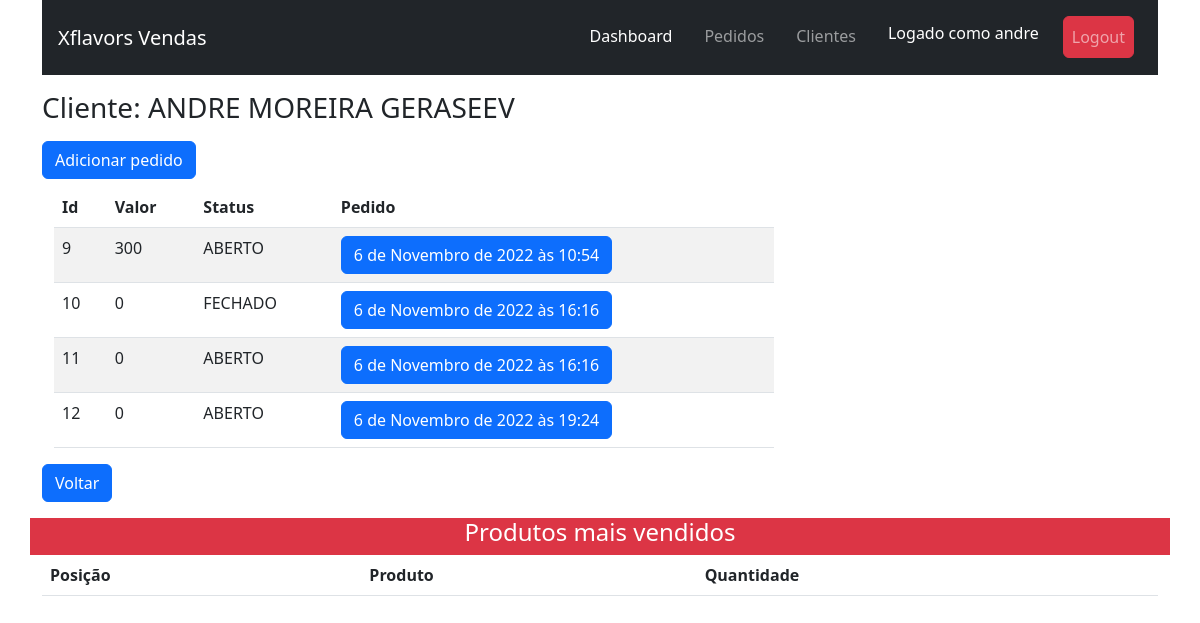
The page /pedidos/10 (signed in) on the database as committed earlier.
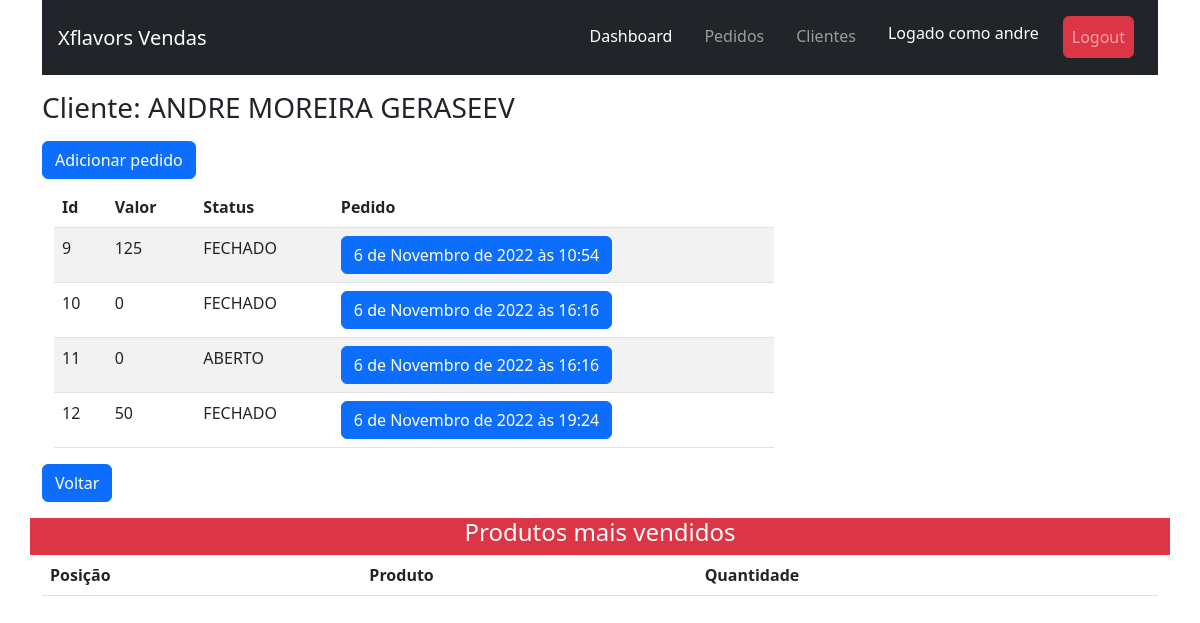
The same page on the database as committed later.
### pedidos/models.py (models this page shows, shortened)
class Pedido(models.Model):
    cliente = models.ForeignKey(Cliente, on_delete=models.CASCADE)
    vendedor = models.ForeignKey(Vendedor, on_delete=models.CASCADE)
    items = models.ManyToManyField(Item)
    created_at = models.DateTimeField(auto_now_add=True, blank=True, null=True)
    updated_at = models.DateTimeField(auto_now=True, blank=True, null=True)
    status = models.BooleanField(default=False)
    pagamento = models.BooleanField(default=False)
    primeira_compra = models.BooleanField(default=False)
    recebido = models.BooleanField(default=False)
    def __str__(self):
        return str(self.pk)
    @property
    def valor_total(self):
        quantidade= sum([int(item.quantidade) for item in self.items.all()])
        if quantidade >=20 and quantidade  <=49:
            return 22 * quantidade
        elif quantidade >=50 and quantidade  <=99:
            return 10 * quantidade
        elif quantidade >=100 and quantidade  <=199:
            return 18 * quantidade
        elif quantidade >= 200:
            return 17 * quantidade
        else:
            return quantidade * 25

class Item(models.Model):
    produto = models.ForeignKey(Juice, on_delete=models.CASCADE)
    quantidade = models.PositiveIntegerField()
    created_at = models.DateTimeField(auto_now_add=True, blank=True, null=True)
    updated_at = models.DateTimeField(auto_now=True, blank=True, null=True)

### pedidos/views.py (the view, shortened to what this page needs)
# urls.py: path('pedidos', todos_pedidos, name='pedidos'),
@login_required
def pedidos(request, cliente):
    clientes = Cliente.objects.filter(id=cliente)
    vendedor = Vendedor.objects.all()
    produtos = Juice.objects.all()
    pedidos = Pedido.objects.filter(cliente_id=cliente)
    item = Item.objects.all()
    items_mais_vendidos = Item.objects.filter(pedido__vendedor=request.user.id, pedido__pagamento=True,pedido__cliente__id=cliente)
    item_p = {}
    context = {
        'item_p':item_p,
        'clientes': clientes,
                'vendedor': vendedor,
                'produtos': produtos,
                'pedidos': pedidos,
                'item': item,
                }
    return render(request=request, template_name="pedidos.html",context= context)

### templates/pedidos.html (shortened to what this page needs)
{% extends 'base.html' %}
{% load static %}
{% block content %}
<div class="container my-3">
    {% for cliente in clientes %}
   <h3>Cliente: {{cliente.nome}}</h3>
    <form method="post">
        <button type="submit" class="btn btn-primary my-2">Adicionar pedido</button>
    </form>
    <div class="container">
        <div class="row">
            <div class="col-8">
                <table class="table table-striped table-inverse table-responsive">
                    <thead class="thead-default">
                    <tr>
                        <th>Id</th>
                        <th>Valor</th>
                        <th>Status</th>
                        <th>Pedido</th>
                    </tr>
                    </thead>
                    <tbody>{% for pedido in pedidos %}
                    <tr>
                        <td scope="row">{{ pedido }}</td>
                        <td>{{pedido.valor_total}}</td>
                        <td>{% if pedido.status == False %} ABERTO {% else %} FECHADO {% endif %}</td>
                        <td><a name="" id="" class="btn btn-primary" href="/pedido/{{cliente.slug}}/{{pedido.id}}"
                               role="button">{{pedido.created_at}}</a></td>
                    </tr>
                    {% endfor %}
                    </tbody>
                </table>
            </div>
        </div>
    </div>
    <a  class="btn btn-primary" href="/dashboard" role="button">Voltar</a>
</div>
<div class="container my-3">
    <div class="row bg-danger"><h4 class="text-white text-center">Produtos mais vendidos</h4></div>
        <table class="table table-striped  table-responsive">
        <thead class="thead-inverse">
        <tr>
            <th>Posição</th>
            <th>Produto</th>
            <th>Quantidade</th>
        </tr>
        </thead>
    </table>
</div>
{% endfor %}
{% endblock %}

Rows that differ between the two databases and show on the page:
changed Pedido "6 de Novembro de 2022 às 10:54": valor_total "300" → "125"; status "ABERTO" → "FECHADO"
changed Pedido "6 de Novembro de 2022 às 19:24": valor_total "0" → "50"; status "ABERTO" → "FECHADO"
